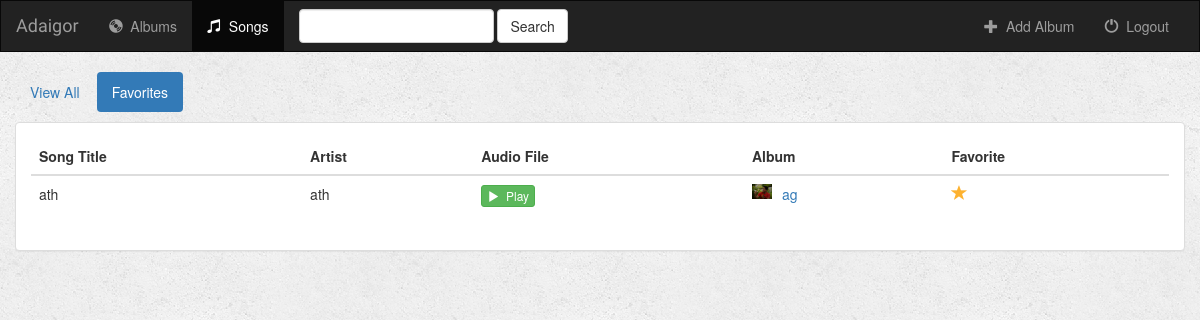
/music/songs/favorites/ (signed in), run on the app's committed database.
### music/models.py (models this page shows, shortened)
class Song(models.Model):
    album = models.ForeignKey(Album, on_delete=models.CASCADE)
    song_title = models.CharField(max_length=250)
    audio_file = models.FileField(default='')
    is_favorite = models.BooleanField(default=False)

class Album(models.Model):
    user = models.ForeignKey(User, default=1)
    artist = models.CharField(max_length=250)
    album_title = models.CharField(max_length=500)
    genre = models.CharField(max_length=100)
    album_logo = models.FileField()
    is_favorite = models.BooleanField(default=False)

### music/views.py (the view)
# urls.py: url(r'^songs/(?P<filter_by>[a-zA_Z]+)/$', views.songs, name='songs'),
def songs(request, filter_by):
    if not request.user.is_authenticated():
        return render(request, 'music/login.html')
    else:
        try:
            song_ids = []
            for album in Album.objects.filter(user=request.user):
                for song in album.song_set.all():
                    song_ids.append(song.pk)
            users_songs = Song.objects.filter(pk__in=song_ids)
            if filter_by == 'favorites':
                users_songs = users_songs.filter(is_favorite=True)
        except Album.DoesNotExist:
            users_songs = []
        return render(request, 'music/songs.html', {
            'song_list': users_songs,
            'filter_by': filter_by,
        })

### music/templates/music/songs.html (shortened to what this page needs)
{% extends 'music/base.html' %}
{% block songs_active %}active{% endblock %}
{% block body %}
<div class="container-fluid songs-container">
    <div class="row">
        <div class="col-sm-12">
            <ul class="nav nav-pills" style="margin-bottom: 10px;">
                <li role="presentation" {% if filter_by == 'all' %}class="active"{% endif %}><a href="{% url 'music:songs' 'all' %}">View All</a></li>
                <li role="presentation" {% if filter_by == 'favorites' %}class="active"{% endif %}><a href="{% url 'music:songs' 'favorites' %}">Favorites</a></li>
            </ul>
        </div>
    </div>
    <div class="row">
        <div class="col-sm-12">
            <div class="panel panel-default">
                <div class="panel-body">
                    <table class="table">
                        <thead>
                            <tr>
                                <th>Song Title</th>
                                <th>Artist</th>
                                <th>Audio File</th>
                                <th>Album</th>
                                <th>Favorite</th>
                            </tr>
                        </thead>
                        <tbody>
                            {% for song in song_list %}
                                <tr>
                                    <td>{{ song.song_title }}</td>
                                    <td>{{ song.album.artist }}</td>
                                    <td>
                                        <a target="_blank" href="{{ song.audio_file.url }}">
                                            <button type="button" class="btn btn-success btn-xs">
                                                <span class="glyphicon glyphicon-play"></span>&nbsp; Play
                                            </button>
                                        </a>
                                    </td>
                                    <td>
                                        <a href="{% url 'music:detail' song.album.id %}">
                                            <img src="{{ song.album.album_logo.url }}" class="img-responsive" style="width: 20px; float: left; margin-right: 10px;" />
                                        </a>
                                        <a href="{% url 'music:detail' song.album.id %}">{{ song.album.album_title }}</a>
                                    </td>
                                    <td>
                                        <a href="{% url 'music:favorite' song.id %}" class="btn-favorite"><span class="glyphicon glyphicon-star {% if song.is_favorite %}active{% endif %}"></span></a>
                                    </td>
                                </tr>
                            {% endfor %}
                        </tbody>
                    </table>
                </div>
            </div>
        </div>
    </div>
</div>
{% endblock %}

### music/static/music/style.css (style rules this page uses)
body { background: white url("images/background.png"); }
.glyphicon-star { color: #CCCCCC; font-size: 16px; }
.glyphicon-star.active { color: #FDB230; }

### data on the page
Song: song_title "ath", album.artist "ath", album.album_logo (picture), album.album_title "ag", is_favorite True (drawn)
